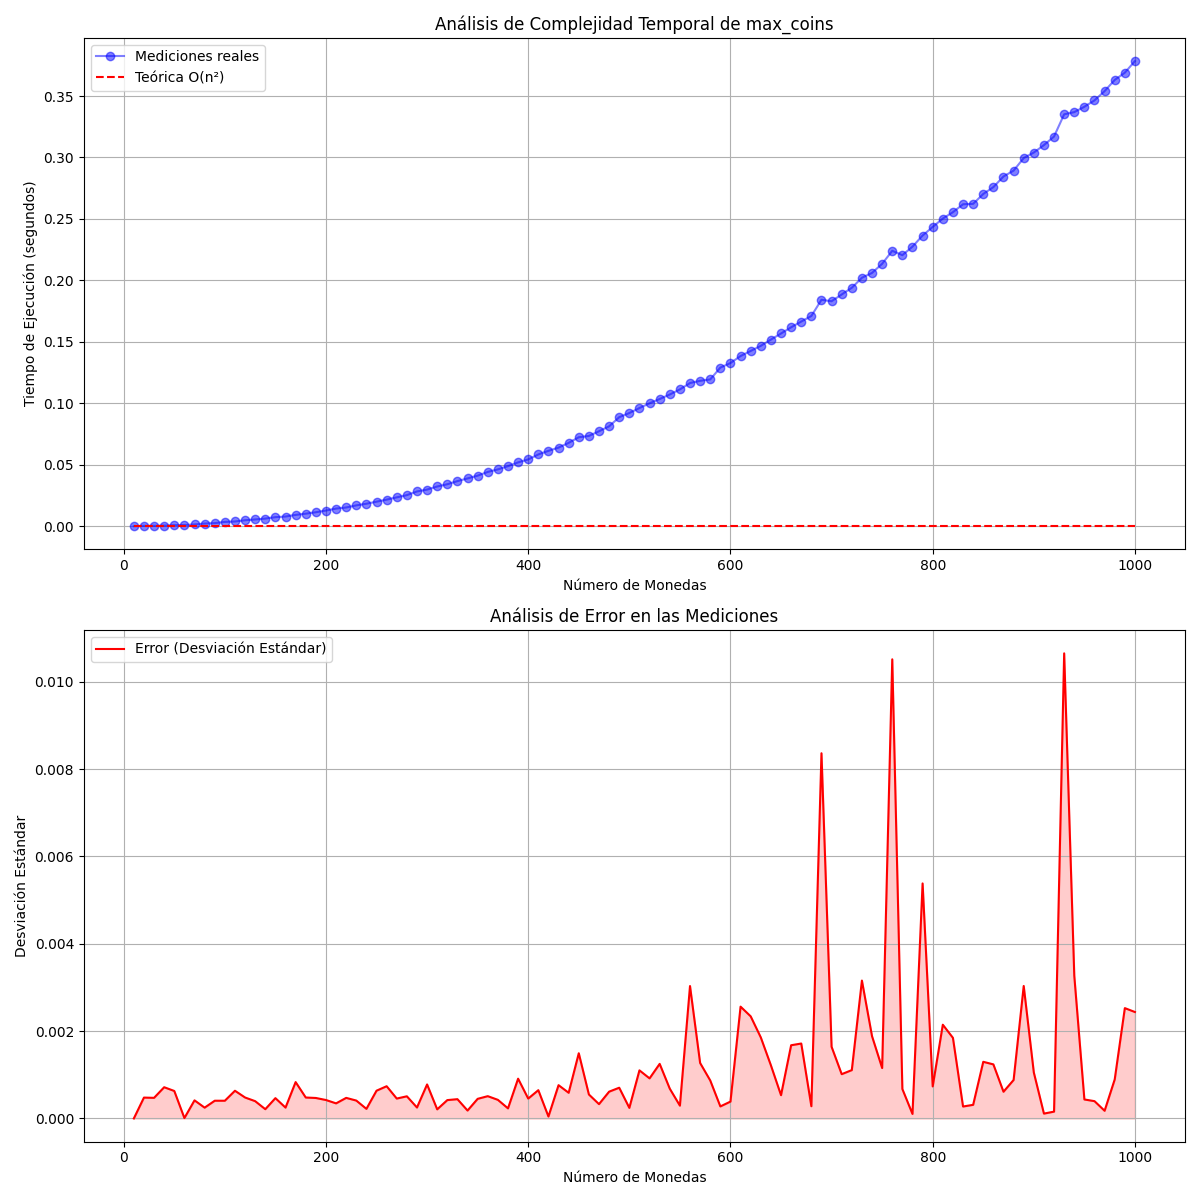

Reproduce this figure in Python.
import numpy as np
import matplotlib.pyplot as plt
from scipy import stats
import time
import os
from max_coins import max_coins

def probar_max_coins(tamanos, num_pruebas=3):
    tiempos = []
    errores = []  # Lista para almacenar la desviación estándar
    for tamano in tamanos:
        tiempo_por_tamano = []
        for _ in range(num_pruebas):
            monedas = np.random.randint(10, 1001, size=tamano)
            tiempo_inicio = time.time()
            max_coins(monedas)
            tiempo_fin = time.time()
            tiempo_por_tamano.append(tiempo_fin - tiempo_inicio)
        tiempos.append(np.mean(tiempo_por_tamano))
        errores.append(np.std(tiempo_por_tamano))
    return tiempos, errores

def run_analysis():
    
    print("Corriendo analisis y generando graficos...")
    
    # Tamaños de prueba desde 10 hasta 1000 aumentando de a 10
    tamanos = list(range(10, 1001, 10))
    tiempos_ejecucion, errores = probar_max_coins(tamanos)

    # Regresión de mínimos cuadrados para ajuste cuadrático
    x = np.array(tamanos)
    y = np.array(tiempos_ejecucion)
    A = np.vstack([x**2, x, np.ones(len(x))]).T
    a, b, c = np.linalg.lstsq(A, y, rcond=None)[0]

    # Creación de subplots: uno para el análisis principal y otro para el error
    fig, (ax1, ax2) = plt.subplots(2, 1, figsize=(12, 12))

    # Gráfica principal
    ax1.plot(tamanos, tiempos_ejecucion, 'bo-', label='Mediciones reales', alpha=0.5)
    teorica = [n*n * (tiempos_ejecucion[0] / (tamanos[0]**2)) for n in tamanos]
    ax1.plot(tamanos, teorica, 'r--', label='Teórica O(n²)')
    ax1.set_xlabel('Número de Monedas')
    ax1.set_ylabel('Tiempo de Ejecución (segundos)')
    ax1.set_title('Análisis de Complejidad Temporal de max_coins')
    ax1.grid(True)
    ax1.legend()

    # Gráfica de error
    ax2.plot(tamanos, errores, 'r-', label='Error (Desviación Estándar)')
    ax2.fill_between(tamanos, np.array(errores), alpha=0.2, color='red')
    ax2.set_xlabel('Número de Monedas')
    ax2.set_ylabel('Desviación Estándar')
    ax2.set_title('Análisis de Error en las Mediciones')
    ax2.grid(True)
    ax2.legend()
    
    tmp_file = os.path.join(os.path.dirname(os.path.abspath(__file__)), "complexity_analysis.png")
    

    if not os.path.exists(os.path.join(os.path.dirname(os.path.abspath(__file__)), "tmp")):
        os.mkdir(os.path.join(os.path.dirname(os.path.abspath(__file__)), "tmp"))

    plt.tight_layout()
    plt.savefig(tmp_file)
    plt.show()

